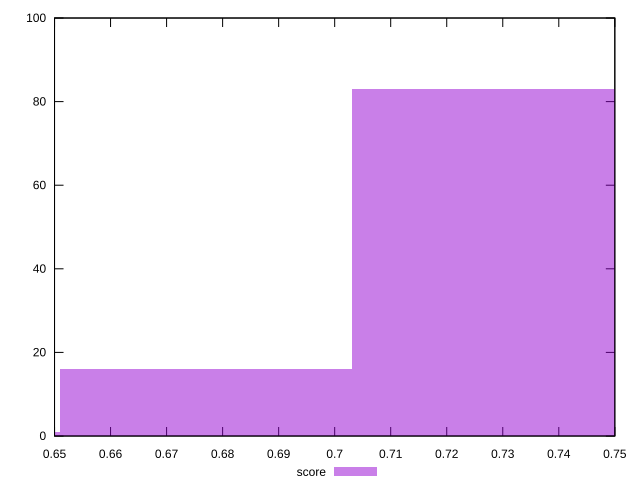

The gnuplot source for this figure:
reset

$score <<EOF
0.677060043267012 16
0.7291415850567822 83
0.6249785014772419 1
EOF

set key outside below
set boxwidth 0.052081541789770154
set xrange [0.65:0.75]
set yrange [0:100]
set trange [0:100]
set style fill transparent solid 0.5 noborder
set terminal svg size 640, 490 enhanced background rgb 'white'
set output "report_00014_2021-02-09T15:56:05.503Z/uses-rel-preconnect/samples/pages+cached/score/histogram.svg"

plot $score title "score" with boxes

reset
